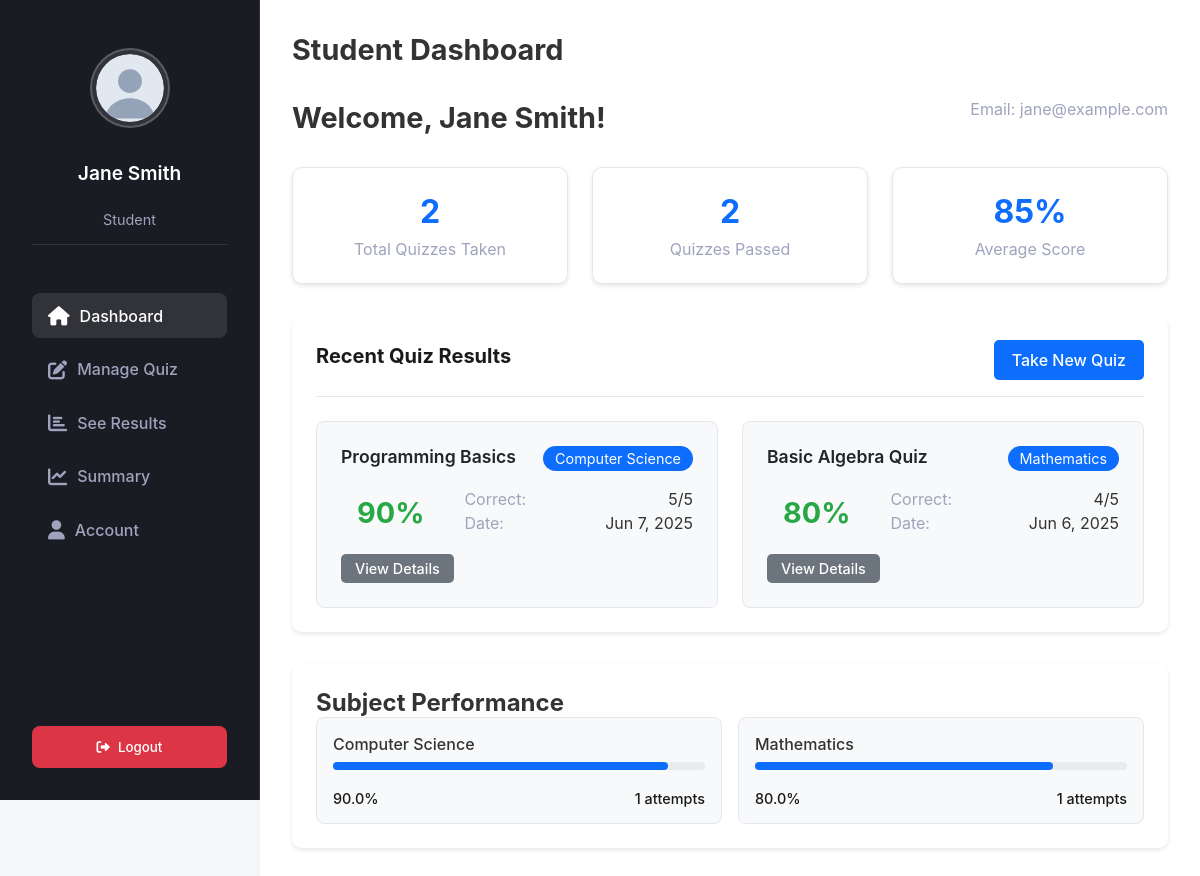
The page /student/dashboard.php (signed in) on the database its author committed.
### tables this page shows
CREATE TABLE users (
    id INT PRIMARY KEY AUTO_INCREMENT,
    name VARCHAR(100) NOT NULL,
    email VARCHAR(100) UNIQUE NOT NULL,
    password VARCHAR(255) NOT NULL,
    user_type ENUM('student', 'tutor') NOT NULL,
    created_at TIMESTAMP DEFAULT CURRENT_TIMESTAMP
);

CREATE TABLE quiz_attempts (
    id INT PRIMARY KEY AUTO_INCREMENT,
    quiz_id INT NOT NULL,
    student_id INT NOT NULL,
    score DECIMAL(5,2) NOT NULL DEFAULT 0,
    time_taken INT,  
    started_at TIMESTAMP DEFAULT CURRENT_TIMESTAMP,
    completed_at TIMESTAMP DEFAULT CURRENT_TIMESTAMP,
    FOREIGN KEY (quiz_id) REFERENCES quizzes(id),
    FOREIGN KEY (student_id) REFERENCES users(id)
);

CREATE TABLE quizzes (
    id INT PRIMARY KEY AUTO_INCREMENT,
    subject_id INT NOT NULL,
    title VARCHAR(200) NOT NULL,
    description TEXT,
    time_limit INT NOT NULL DEFAULT 600,  
    created_by INT NOT NULL,
    created_at TIMESTAMP DEFAULT CURRENT_TIMESTAMP,
    FOREIGN KEY (subject_id) REFERENCES subjects(id),
    FOREIGN KEY (created_by) REFERENCES users(id)
);

CREATE TABLE subjects (
    id INT PRIMARY KEY AUTO_INCREMENT,
    name VARCHAR(100) NOT NULL,
    description TEXT
);

### student/dashboard.php (the view, shortened to what this page needs)
<?php
require_once '../config/database.php';
$stmt = $pdo->prepare("SELECT * FROM users WHERE id = ? AND user_type = 'student'");
$stmt->execute([$_SESSION['user_id']]);
$student = $stmt->fetch();
$stmt = $pdo->prepare("
    SELECT
        COUNT(*) as total_attempts,
        COUNT(CASE WHEN score >= 70 THEN 1 END) as passed_quizzes,
        COALESCE(AVG(score), 0) as average_score
    FROM quiz_attempts
    WHERE student_id = ?
");
$stmt->execute([$_SESSION['user_id']]);
$stats = $stmt->fetch();
$stmt = $pdo->prepare("
    SELECT
        qa.id as attempt_id,
        q.title as quiz_title,
        s.name as subject_name,
        qa.score,
        qa.completed_at,
        (SELECT COUNT(*) FROM questions WHERE quiz_id = q.id) as total_questions,
        (
            SELECT COUNT(*)
            FROM quiz_answers ans
            JOIN options o ON ans.selected_option_id = o.id
            WHERE ans.attempt_id = qa.id AND o.is_correct = 1
        ) as correct_answers
    FROM quiz_attempts qa
    JOIN quizzes q ON qa.quiz_id = q.id
    JOIN subjects s ON q.subject_id = s.id
    WHERE qa.student_id = ?
    ORDER BY qa.completed_at DESC
    LIMIT 10
");
$stmt->execute([$_SESSION['user_id']]);
$recent_attempts = $stmt->fetchAll();
$stmt = $pdo->prepare("
    SELECT
        s.name as subject_name,
        COUNT(*) as attempts,
        ROUND(AVG(qa.score), 1) as average_score
    FROM quiz_attempts qa
    JOIN quizzes q ON qa.quiz_id = q.id
    JOIN subjects s ON q.subject_id = s.id
    WHERE qa.student_id = ?
    GROUP BY s.id, s.name
    ORDER BY average_score DESC
");
$stmt->execute([$_SESSION['user_id']]);
$subject_performance = $stmt->fetchAll();
$page_title = 'Student Dashboard';
?>
<div class="dashboard-header">
    <h1>Welcome, <?php echo htmlspecialchars($student['name']); ?>!</h1>
    <p class="student-info">Email: <?php echo htmlspecialchars($student['email']); ?></p>
</div>
<div class="stats-grid">
    <div class="stat-card">
        <div class="stat-value"><?php echo $stats['total_attempts']; ?></div>
        <div class="stat-label">Total Quizzes Taken</div>
    </div>
    <div class="stat-card">
        <div class="stat-value"><?php echo $stats['passed_quizzes']; ?></div>
        <div class="stat-label">Quizzes Passed</div>
    </div>
    <div class="stat-card">
        <div class="stat-value"><?php echo round($stats['average_score'], 1); ?>%</div>
        <div class="stat-label">Average Score</div>
    </div>
</div>
<div class="dashboard-section">
    <div class="section-header">
        <h2>Recent Quiz Results</h2>
        <a href="quiz-list.php" class="btn btn-primary">Take New Quiz</a>
    </div>
    <?php if (empty($recent_attempts)): ?>
        <div class="empty-state">
            <p>You haven't taken any quizzes yet. Start by taking your first quiz!</p>
        </div>
    <?php else: ?>
        <div class="results-grid">
            <?php foreach ($recent_attempts as $attempt): ?>
                <div class="result-card">
                    <div class="result-header">
                        <h3><?php echo htmlspecialchars($attempt['quiz_title']); ?></h3>
                        <span class="subject-badge"><?php echo htmlspecialchars($attempt['subject_name']); ?></span>
                    </div>
                    <div class="result-stats">
                        <div class="score <?php echo $attempt['score'] >= 70 ? 'passed' : 'failed'; ?>">
                            <?php echo round($attempt['score'], 1); ?>%
                        </div>
                        <div class="details">
                            <div class="detail-item">
                                <span class="label">Correct:</span>
                                <span class="value"><?php echo $attempt['correct_answers']; ?>/<?php echo $attempt['total_questions']; ?></span>
                            </div>
                            <div class="detail-item">
                                <span class="label">Date:</span>
                                <span class="value"><?php echo date('M j, Y', strtotime($attempt['completed_at'])); ?></span>
                            </div>
                        </div>
                    </div>
                    <a href="view-result.php?attempt=<?php echo $attempt['attempt_id']; ?>" class="btn btn-secondary btn-sm">View Details</a>
                </div>
            <?php endforeach; ?>
        </div>
    <?php endif; ?>
</div>
<div class="dashboard-section">
    <h2>Subject Performance</h2>
    <?php if (empty($subject_performance)): ?>
        <div class="empty-state">
            <p>Take quizzes to see your subject-wise performance.</p>
        </div>
    <?php else: ?>
        <div class="subject-performance">
            <?php foreach ($subject_performance as $subject): ?>
                <div class="subject-card">
                    <div class="subject-name"><?php echo htmlspecialchars($subject['subject_name']); ?></div>
                    <div class="subject-stats">
                        <div class="progress-bar">
                            <div class="progress" style="width: <?php echo $subject['average_score']; ?>%"></div>
                        </div>
                        <div class="stats-detail">
                            <span class="average"><?php echo $subject['average_score']; ?>%</span>
                            <span class="attempts"><?php echo $subject['attempts']; ?> attempts</span>
                        </div>
                    </div>
                </div>
            <?php endforeach; ?>
        </div>
    <?php endif; ?>
</div>
<?php
$content = ob_get_clean();
require_once 'includes/layout.php';
?>

### student/includes/layout.php (shortened to what this page needs)
<!DOCTYPE html>
<html lang="en">
<head>
    <link rel="stylesheet" href="../assets/css/style.css">
    <link rel="stylesheet" href="https://cdnjs.cloudflare.com/ajax/libs/font-awesome/6.0.0/css/all.min.css">
</head>
<body>
    <div class="sidebar">
        <div class="profile">
            <img src="../assets/images/user-avatar.svg" alt="Profile">
            <h3><?php echo htmlspecialchars($_SESSION['name'] ?? 'Student'); ?></h3>
            <p>Student</p>
        </div>
        <ul class="nav-links">
            <li>
                <a href="dashboard.php" <?php echo basename($_SERVER['PHP_SELF']) == 'dashboard.php' ? 'class="active"' : ''; ?>>
                    <i class="fas fa-home"></i>
                    Dashboard
                </a>
            </li>
            <li>
                <a href="quiz-list.php" <?php echo basename($_SERVER['PHP_SELF']) == 'quiz-list.php' ? 'class="active"' : ''; ?>>
                    <i class="fas fa-edit"></i>
                    Manage Quiz
                </a>
            </li>
            <li>
                <a href="see-result.php" <?php echo basename($_SERVER['PHP_SELF']) == 'see-result.php' ? 'class="active"' : ''; ?>>
                    <i class="fas fa-chart-bar"></i>
                    See Results
                </a>
            </li>
            <li>
                <a href="summary.php" <?php echo basename($_SERVER['PHP_SELF']) == 'summary.php' ? 'class="active"' : ''; ?>>
                    <i class="fas fa-chart-line"></i>
                    Summary
                </a>
            </li>
            <li>
                <a href="account.php" <?php echo basename($_SERVER['PHP_SELF']) == 'account.php' ? 'class="active"' : ''; ?>>
                    <i class="fas fa-user"></i>
                    Account
                </a>
            </li>
        </ul>
        <form action="../auth/logout.php" method="POST">
            <button type="submit" class="logout-btn">
                <i class="fas fa-sign-out-alt"></i>
                Logout
            </button>
        </form>
    </div>
    <div class="main-content">
        <div class="dashboard-header">
            <h1><?php echo $page_title ?? 'Student Dashboard'; ?></h1>
        </div>
        <?php echo $content ?? ''; ?>
    </div>
</body>
</html>

### assets/css/style.css (style rules this page uses)
:root { --primary-color: #0D6EFD; --primary-gradient: linear-gradient(135deg, #8B5CF6 0%, #EC4899 100%); --secondary-color: #6c757d; --background-color: #F8F9FA; --card-background: #FFFFFF; --text-color: #212529; --text-muted: #6c757d; --border-color: #dee2e6; --input-background: #FFFFFF; --sidebar-width: 250px; --error-color: #dc3545; --success-color: #198754; }
* { margin: 0; padding: 0; box-sizing: border-box; font-family: 'Inter', sans-serif; }
body { background-color: var(--background-color); color: var(--text-color); min-height: 100vh; }
.btn { display: inline-block; padding: 0.75rem 1.5rem; border-radius: 5px; font-size: 1rem; font-weight: 500; text-decoration: none; cursor: pointer; transition: all 0.3s ease; border: 2px solid transparent; }
.btn-primary { background-color: var(--primary-color); color: white; }
.btn-secondary { background-color: #6c757d; color: white; }
.btn-sm { padding: 0.5rem 1rem; font-size: 0.875rem; }
.sidebar { width: 250px; height: 100vh; position: fixed; left: 0; top: 0; background: #1a1a1a; color: #ffffff; padding: 1rem; display: flex; flex-direction: column; border-right: 1px solid rgba(255, 255, 255, 0.1); }
.profile { display: flex; align-items: center; gap: 1rem; padding: 1rem; margin-bottom: 2rem; border-bottom: 1px solid rgba(255, 255, 255, 0.1); }
.profile img { width: 48px; height: 48px; border-radius: 50%; background: rgba(255, 255, 255, 0.1); padding: 0.25rem; border: 2px solid rgba(255, 255, 255, 0.2); transition: all 0.3s ease; }
.profile h3 { color: #ffffff; font-size: 1.1rem; font-weight: 600; margin: 0; line-height: 1.4; }
.profile p { color: rgba(255, 255, 255, 0.7); font-size: 0.9rem; margin: 0; }
.nav-links { list-style: none; padding: 0; margin: 0; }
.nav-links li { margin-bottom: 0.5rem; }
.nav-links a { display: block; padding: 0.75rem 1rem; color: rgba(255, 255, 255, 0.7); text-decoration: none; border-radius: 8px; transition: all 0.3s ease; font-weight: 500; }
.nav-links a.active { background: rgba(255, 255, 255, 0.15); color: #ffffff; }
.logout-btn { margin-top: auto; background: #dc2626; color: #ffffff; border: none; padding: 0.75rem; border-radius: 8px; cursor: pointer; font-weight: 500; transition: all 0.3s ease; }
.main-content { margin-left: 250px; padding: 2rem; min-height: 100vh; background: #ffffff; color: #333333; }
.dashboard-header { display: flex; justify-content: space-between; align-items: center; margin-bottom: 2rem; }
.dashboard-header h1 { font-size: 2rem; color: #1a1a1a; margin-bottom: 0.5rem; }
.stat-card { background: #ffffff; border: 1px solid #e5e7eb; border-radius: 12px; padding: 1.5rem; box-shadow: 0 2px 4px rgba(0, 0, 0, 0.05); transition: all 0.3s ease; }
.results-grid { display: grid; grid-template-columns: repeat(auto-fill, minmax(300px, 1fr)); gap: 1.5rem; }
.result-card { background: var(--card-background); border-radius: 8px; border: 1px solid var(--border-color); padding: 1.5rem; transition: transform 0.2s ease, box-shadow 0.2s ease; }
.result-header { display: flex; justify-content: space-between; align-items: flex-start; margin-bottom: 1rem; }
.result-header h3 { font-size: 1.1rem; font-weight: 600; color: var(--text-color); margin: 0; }
.score { font-weight: 600; padding: 0.25rem 0.75rem; border-radius: 999px; font-size: 0.875rem; }
.subject-card { background: var(--card-background); border-radius: 8px; border: 1px solid var(--border-color); padding: 1.5rem; }
.subject-stats { display: grid; gap: 0.75rem; }
.section-header { margin-bottom: 1.5rem; padding-bottom: 1rem; border-bottom: 1px solid #e5e7eb; }
.section-header h2 { font-size: 1.25rem; color: #1a1a1a; margin-bottom: 0.5rem; }
.result-card { background: #ffffff; border: 1px solid #e5e7eb; border-radius: 8px; padding: 1.5rem; transition: all 0.3s ease; }
.student-info { margin-bottom: 1rem; }
.score { font-size: 1.5rem; font-weight: 600; padding: 0.5rem 1rem; border-radius: 6px; }
.subject-card { background: #ffffff; border: 1px solid #e5e7eb; border-radius: 12px; padding: 1.5rem; transition: all 0.3s ease; }
.subject-stats div { display: flex; justify-content: space-between; align-items: center; font-size: 0.9rem; }
.subject-stats span { color: #1a1a1a; font-weight: 500; }

### rows shown on the page
users: name "Jane Smith", email "jane@example.com"
quiz_attempts: quiz.title "Programming Basics", subjects.name "Computer Science", score "90", correct_answers "5", total_questions "5", completed_at "Jun 7, 2025"
quiz_attempts: quiz.title "Basic Algebra Quiz", subjects.name "Mathematics", score "80", correct_answers "4", total_questions "5", completed_at "Jun 6, 2025"

### other values the page prints
$_SESSION['name'] "Jane Smith"
$page_title "Student Dashboard"
$stats['total_attempts'] "2"
$stats['passed_quizzes'] "2"
$stats['average_score'] "85"
$subject['subject_name'] "Computer Science"
$subject['average_score'] "90.0"
$subject['attempts'] "1"
$subject['subject_name'] "Mathematics"
$subject['average_score'] "80.0"
